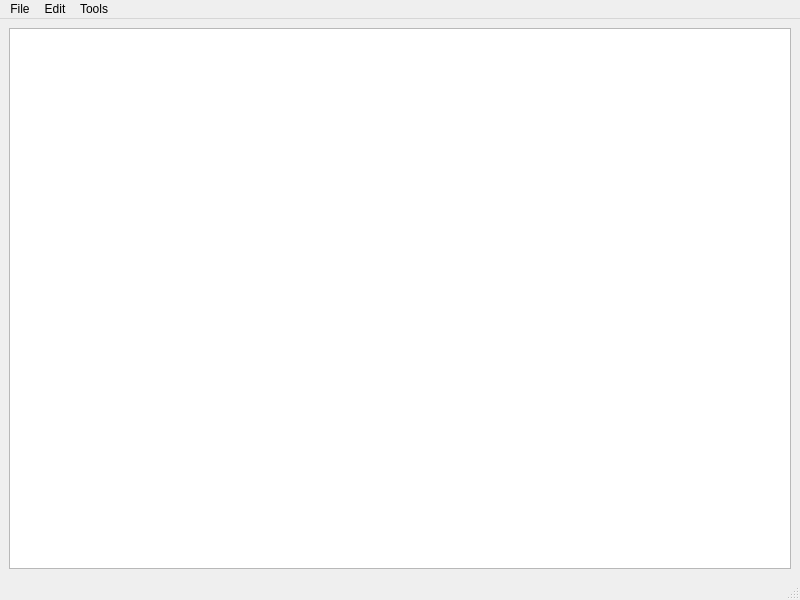
<?xml version="1.0" encoding="UTF-8"?>
<ui version="4.0">
 <class>MainWindow</class>
 <widget class="QMainWindow" name="MainWindow">
  <property name="geometry">
   <rect>
    <x>0</x>
    <y>0</y>
    <width>800</width>
    <height>600</height>
   </rect>
  </property>
  <property name="windowTitle">
   <string>MainWindow</string>
  </property>
  <widget class="QWidget" name="centralwidget">
   <layout class="QVBoxLayout" name="verticalLayout">
    <item>
     <widget class="QTextEdit" name="textEdit"/>
    </item>
   </layout>
  </widget>
  <widget class="QMenuBar" name="menubar">
   <property name="geometry">
    <rect>
     <x>0</x>
     <y>0</y>
     <width>800</width>
     <height>21</height>
    </rect>
   </property>
   <widget class="QMenu" name="menuFile">
    <property name="font">
     <font>
      <family>Segoe UI</family>
      <bold>false</bold>
     </font>
    </property>
    <property name="title">
     <string>File</string>
    </property>
    <addaction name="actionNew"/>
    <addaction name="actionOpen"/>
    <addaction name="separator"/>
    <addaction name="actionSave"/>
    <addaction name="actionSave_as"/>
   </widget>
   <widget class="QMenu" name="menuEdit">
    <property name="title">
     <string>Edit</string>
    </property>
    <addaction name="actionCopy"/>
    <addaction name="actionCut"/>
    <addaction name="actionPaste"/>
    <addaction name="separator"/>
    <addaction name="actionUndo"/>
    <addaction name="actionRedo"/>
   </widget>
   <widget class="QMenu" name="menuTools">
    <property name="title">
     <string>Tools</string>
    </property>
    <widget class="QMenu" name="menuNetwork_Analysis">
     <property name="title">
      <string>Network Analysis</string>
     </property>
     <addaction name="actionMost_Active_user"/>
     <addaction name="actionMost_influencial"/>
     <addaction name="actionMutual_followers"/>
     <addaction name="actionSuggest_followers"/>
    </widget>
    <widget class="QMenu" name="menuPost_search">
     <property name="title">
      <string>Post search</string>
     </property>
     <addaction name="actionWord_search"/>
     <addaction name="actionTopic_search"/>
    </widget>
    <addaction name="actionCheck_consistency"/>
    <addaction name="actionFix_errors"/>
    <addaction name="actionPrettify"/>
    <addaction name="action_Minify"/>
    <addaction name="actionconvert_to_jason"/>
    <addaction name="actionCompress"/>
    <addaction name="actionDecompress"/>
    <addaction name="actionConvert_to_png"/>
    <addaction name="menuNetwork_Analysis"/>
    <addaction name="menuPost_search"/>
    <addaction name="separator"/>
   </widget>
   <addaction name="menuFile"/>
   <addaction name="menuEdit"/>
   <addaction name="menuTools"/>
  </widget>
  <widget class="QStatusBar" name="statusbar"/>
  <action name="actionOpen">
   <property name="icon">
    <iconset theme="QIcon::ThemeIcon::DocumentOpen">
     <normaloff>open.jpg</normaloff>open.jpg</iconset>
   </property>
   <property name="text">
    <string>Open</string>
   </property>
  </action>
  <action name="actionSave">
   <property name="icon">
    <iconset theme="QIcon::ThemeIcon::DocumentSave">
     <normaloff>save.jpg</normaloff>save.jpg</iconset>
   </property>
   <property name="text">
    <string>Save</string>
   </property>
  </action>
  <action name="actionSave_as">
   <property name="icon">
    <iconset theme="QIcon::ThemeIcon::DocumentSaveAs">
     <normaloff>save as.jpg</normaloff>save as.jpg</iconset>
   </property>
   <property name="text">
    <string>Save as</string>
   </property>
  </action>
  <action name="actionCopy">
   <property name="icon">
    <iconset theme="QIcon::ThemeIcon::EditCopy">
     <normaloff>copy.jpg</normaloff>copy.jpg</iconset>
   </property>
   <property name="text">
    <string>Copy</string>
   </property>
  </action>
  <action name="actionCut">
   <property name="icon">
    <iconset theme="QIcon::ThemeIcon::EditCut">
     <normaloff>cut.jpg</normaloff>cut.jpg</iconset>
   </property>
   <property name="text">
    <string>Cut</string>
   </property>
  </action>
  <action name="actionPaste">
   <property name="icon">
    <iconset theme="QIcon::ThemeIcon::EditPaste">
     <normaloff>paste.jpg</normaloff>paste.jpg</iconset>
   </property>
   <property name="text">
    <string>Paste</string>
   </property>
  </action>
  <action name="actionUndo">
   <property name="icon">
    <iconset theme="QIcon::ThemeIcon::EditUndo">
     <normaloff>undo.jpg</normaloff>undo.jpg</iconset>
   </property>
   <property name="text">
    <string>Undo</string>
   </property>
  </action>
  <action name="actionRedo">
   <property name="icon">
    <iconset theme="QIcon::ThemeIcon::EditRedo">
     <normaloff>redo.jpg</normaloff>redo.jpg</iconset>
   </property>
   <property name="text">
    <string>Redo</string>
   </property>
  </action>
  <action name="actionNew">
   <property name="icon">
    <iconset theme="QIcon::ThemeIcon::DocumentNew">
     <normaloff>new.jpg</normaloff>new.jpg</iconset>
   </property>
   <property name="text">
    <string>New</string>
   </property>
   <property name="font">
    <font>
     <family>Segoe UI Symbol</family>
     <bold>false</bold>
    </font>
   </property>
  </action>
  <action name="actionconvert_to_jason">
   <property name="text">
    <string>Convert to json</string>
   </property>
  </action>
  <action name="actionConvert_to_png">
   <property name="text">
    <string>Convert to png</string>
   </property>
  </action>
  <action name="actionCompress">
   <property name="text">
    <string>Compress</string>
   </property>
  </action>
  <action name="actionDecompress">
   <property name="text">
    <string>Decompress</string>
   </property>
  </action>
  <action name="actionCheck_consistency">
   <property name="text">
    <string>Check consistency</string>
   </property>
  </action>
  <action name="actionPrettify">
   <property name="text">
    <string>Prettify</string>
   </property>
  </action>
  <action name="action_Minify">
   <property name="text">
    <string> Minify</string>
   </property>
  </action>
  <action name="actionMost_Active_user">
   <property name="text">
    <string>Most Active user</string>
   </property>
  </action>
  <action name="actionMost_influencial">
   <property name="text">
    <string>Most influencial</string>
   </property>
  </action>
  <action name="actionMutual_followers">
   <property name="text">
    <string>Mutual followers</string>
   </property>
  </action>
  <action name="actionSuggest_followers">
   <property name="text">
    <string>Suggest followers</string>
   </property>
  </action>
  <action name="actionWord_search">
   <property name="text">
    <string>Word search</string>
   </property>
  </action>
  <action name="actionTopic_search">
   <property name="text">
    <string>Topic search</string>
   </property>
  </action>
  <action name="actionFix_errors">
   <property name="text">
    <string>Fix errors</string>
   </property>
  </action>
 </widget>
 <resources/>
 <connections/>
</ui>
